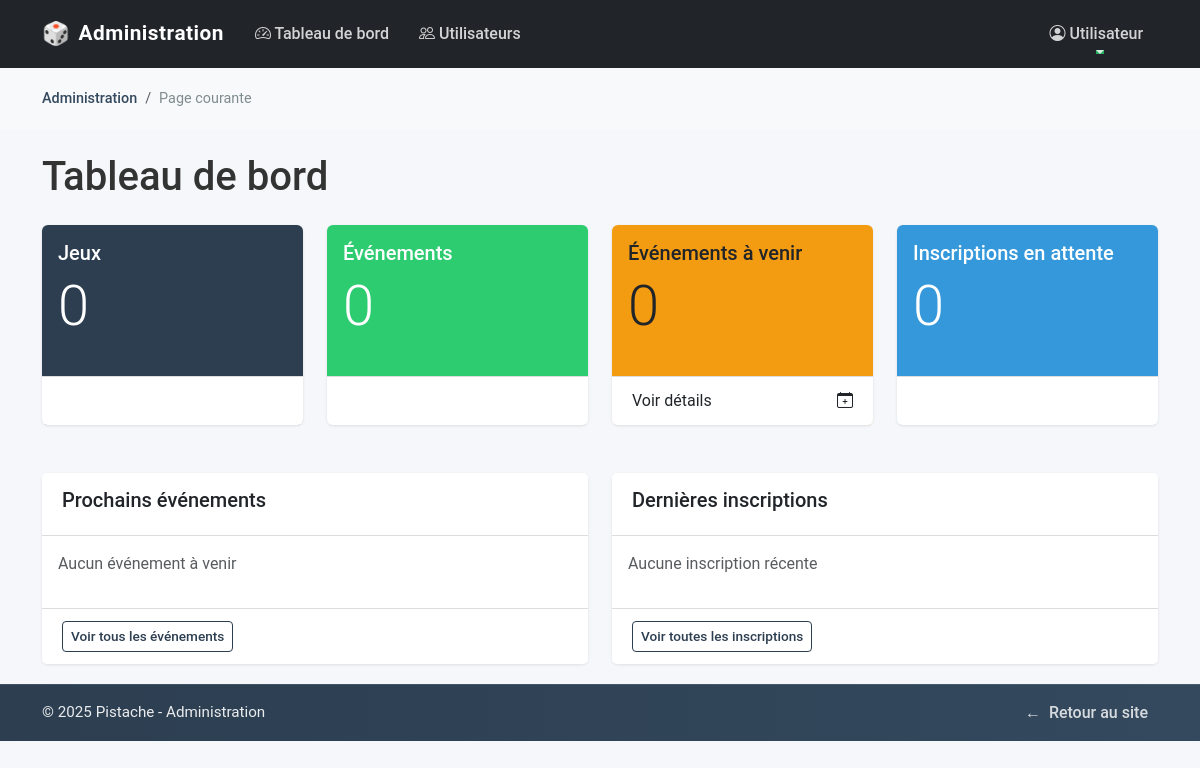
Page /admin/index.php on the earlier database version.
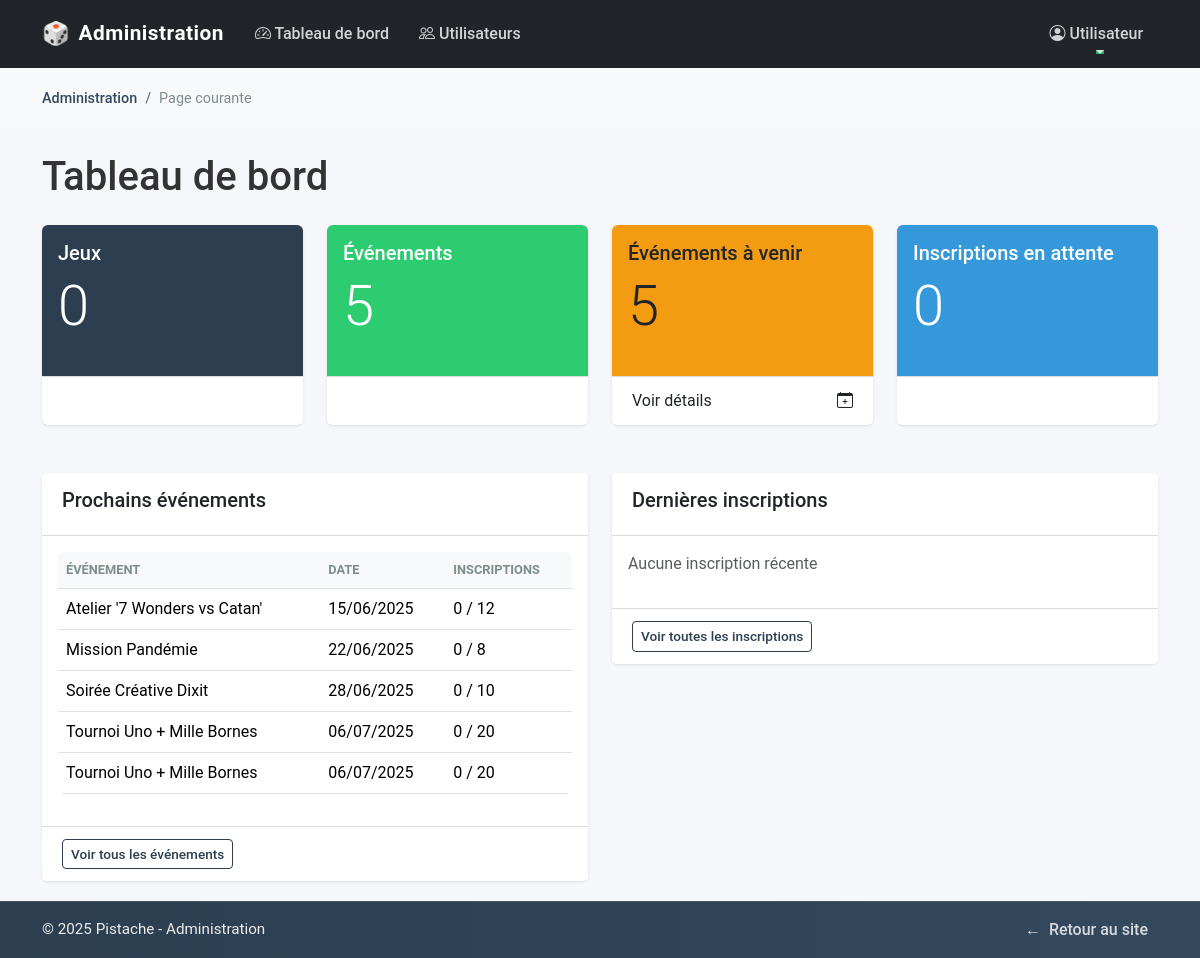
Same page on the later database version.
### tables this page shows
CREATE TABLE evenement(
    id_evenement INT NOT NULL AUTO_INCREMENT,
    titre VARCHAR(100) NOT NULL,
    description TEXT NOT NULL,
    date_debut DATE NOT NULL,
    date_fin DATE NOT NULL,
    capacite_max INT NOT NULL,
    duree_type VARCHAR(50) NOT NULL,
    CONSTRAINT PK_EVENT PRIMARY KEY (id_evenement)
);

### admin/index.php (the view, shortened to what this page needs)
<?php
try {
    $pdo = connexionBDD();
    $stmt = $pdo->query("SELECT COUNT(*) FROM jeux");
    $nbJeux = $stmt->fetchColumn();
    $stmt = $pdo->query("SELECT COUNT(*) FROM evenement");
    $nbEvenements = $stmt->fetchColumn();
    $stmt = $pdo->query("SELECT COUNT(*) FROM evenement WHERE date_debut >= CURDATE()");
    $nbEvenementsAVenir = $stmt->fetchColumn();
    $stmt = $pdo->query("SELECT COUNT(*) FROM inscription WHERE status = 'en attente'");
    $nbInscriptionsEnAttente = $stmt->fetchColumn();
    $stmt = $pdo->query("SELECT id_evenement, titre, date_debut, date_fin, capacite_max FROM evenement
                        WHERE date_debut >= CURDATE()
                        ORDER BY date_debut ASC LIMIT 5");
    $prochainsEvenements = $stmt->fetchAll(PDO::FETCH_ASSOC);
    $stmt = $pdo->query("SELECT i.id_inscription, i.date_inscription, i.status,
                           u.nom, u.prenom, e.titre
                        FROM inscription i
                        JOIN utilisateur u ON i.id_utilisateur = u.id_utilisateur
                        JOIN evenement e ON i.id_evenement = e.id_evenement
                        ORDER BY i.date_inscription DESC LIMIT 5");
    $dernieresInscriptions = $stmt->fetchAll(PDO::FETCH_ASSOC);
} catch (PDOException $e) {
    $message = "Erreur: " . $e->getMessage();
}
include_once 'includes/admin-header.php';
?>
<div class="container mt-4">
    <h1>Tableau de bord</h1>
    <div class="row mt-4">
        <div class="col-md-3 mb-4">
            <div class="card bg-primary text-white h-100">
                <div class="card-body">
                    <h5 class="card-title">Jeux</h5>
                    <p class="card-text display-4"><?php echo $nbJeux; ?></p>
                </div>
                <div class="card-footer d-flex">
                    <a href="jeux/liste.php" class="text-white text-decoration-none">Voir détails</a>
                    <span class="ms-auto">
                        <i class="bi bi-dice-6"></i>
                    </span>
                </div>
            </div>
        </div>
        <div class="col-md-3 mb-4">
            <div class="card bg-success text-white h-100">
                <div class="card-body">
                    <h5 class="card-title">Événements</h5>
                    <p class="card-text display-4"><?php echo $nbEvenements; ?></p>
                </div>
                <div class="card-footer d-flex">
                    <a href="evenements/liste.php" class="text-white text-decoration-none">Voir détails</a>
                    <span class="ms-auto">
                        <i class="bi bi-calendar-event"></i>
                    </span>
                </div>
            </div>
        </div>
        <div class="col-md-3 mb-4">
            <div class="card bg-warning text-dark h-100">
                <div class="card-body">
                    <h5 class="card-title">Événements à venir</h5>
                    <p class="card-text display-4"><?php echo $nbEvenementsAVenir; ?></p>
                </div>
                <div class="card-footer d-flex">
                    <a href="evenements/liste.php" class="text-dark text-decoration-none">Voir détails</a>
                    <span class="ms-auto">
                        <i class="bi bi-calendar-plus"></i>
                    </span>
                </div>
            </div>
        </div>
        <div class="col-md-3 mb-4">
            <div class="card bg-info text-white h-100">
                <div class="card-body">
                    <h5 class="card-title">Inscriptions en attente</h5>
                    <p class="card-text display-4"><?php echo $nbInscriptionsEnAttente; ?></p>
                </div>
                <div class="card-footer d-flex">
                    <a href="inscriptions/liste.php" class="text-white text-decoration-none">Voir détails</a>
                    <span class="ms-auto">
                        <i class="bi bi-people"></i>
                    </span>
                </div>
            </div>
        </div>
    </div>
    <div class="row mt-4">
        <div class="col-md-6">
            <div class="card">
                <div class="card-header">
                    <h5>Prochains événements</h5>
                </div>
                <div class="card-body">
                    <?php if (empty($prochainsEvenements)): ?>
                        <p class="text-muted">Aucun événement à venir</p>
                    <?php else: ?>
                        <table class="table">
                            <thead>
                                <tr>
                                    <th>Événement</th>
                                    <th>Date</th>
                                    <th>Inscriptions</th>
                                </tr>
                            </thead>
                            <tbody>
                                <?php foreach ($prochainsEvenements as $evenement): ?>
                                    <tr>
                                        <td><?php echo htmlspecialchars($evenement['titre']); ?></td>
                                        <td>
                                            <?php
                                                echo date('d/m/Y', strtotime($evenement['date_debut']));
                                            ?>
                                        </td>
                                        <td>
                                            <?php echo $evenement['nb_inscrits']; ?> / <?php echo $evenement['capacite_max']; ?>
                                        </td>
                                    </tr>
                                <?php endforeach; ?>
                            </tbody>
                        </table>
                    <?php endif; ?>
                </div>
                <div class="card-footer">
                    <a href="evenements/liste.php" class="btn btn-sm btn-outline-primary">Voir tous les événements</a>
                </div>
            </div>
        </div>
        <div class="col-md-6">
            <div class="card">
                <div class="card-header">
                    <h5>Dernières inscriptions</h5>
                </div>
                <div class="card-body">
                    <?php if (empty($dernieresInscriptions)): ?>
                        <p class="text-muted">Aucune inscription récente</p>
                    <?php endif; ?>
                </div>
                <div class="card-footer">
                    <a href="inscriptions/liste.php" class="btn btn-sm btn-outline-primary">Voir toutes les inscriptions</a>
                </div>
            </div>
        </div>
    </div>
</div>
<?php include_once 'includes/admin-footer.php'; ?>

### admin/includes/admin-header.php (shortened to what this page needs)
<!DOCTYPE html>
<html lang="fr">
<head>
    <link href="https://cdn.jsdelivr.net/npm/bootstrap@5.3.2/dist/css/bootstrap.min.css" rel="stylesheet">
    <link rel="stylesheet" href="https://cdn.jsdelivr.net/npm/bootstrap-icons@1.11.1/font/bootstrap-icons.css">
    <link rel="stylesheet" href="../../assets/css/admin.css">
</head>
<body>
<nav class="navbar navbar-expand-lg navbar-dark bg-dark">
    <div class="container">
        <a class="navbar-brand" href="#">
            Administration
        </a>
        <div class="collapse navbar-collapse" id="navbarAdmin">
            <ul class="navbar-nav me-auto mb-2 mb-lg-0">
                <li class="nav-item">
                    <a class="nav-link" href="#"><i class="bi bi-speedometer2"></i> Tableau de bord</a>
                </li>
                <li class="nav-item">
                    <a class="nav-link" href="#"><i class="bi bi-people"></i> Utilisateurs</a>
                </li>
            </ul>
            <div class="navbar-nav">
                <div class="nav-item dropdown">
                    <a class="nav-link dropdown-toggle" href="#" id="userDropdown" role="button" data-bs-toggle="dropdown" aria-expanded="false">
                        <i class="bi bi-person-circle"></i> Utilisateur
                    </a>
                </div>
            </div>
        </div>
    </div>
</nav>
<div class="bg-light">
    <div class="container py-2">
        <nav aria-label="breadcrumb">
            <ol class="breadcrumb mb-0">
                <li class="breadcrumb-item"><a href="#">Administration</a></li>
                <li class="breadcrumb-item active" aria-current="page">Page courante</li>
            </ol>
        </nav>
    </div>
</div>

### admin/includes/admin-footer.php (shortened to what this page needs)
<footer class="footer mt-auto py-3 bg-dark text-white">
    <div class="container text-center">
        <div class="row">
            <div class="col-md-6 text-md-start">
                <p class="mb-0">&copy; <?php echo date('Y'); ?> Pistache - Administration</p>
            </div>
            <div class="col-md-6 text-md-end">
                <a href="../../index.php" class="text-white text-decoration-none">Retour au site</a>
            </div>
        </div>
    </div>
</footer>
</body>
</html>

### assets/css/admin.css (style rules this page uses)
:root { --admin-primary: #2c3e50; --admin-secondary: #34495e; --admin-accent: #27ae60; --admin-accent-light: #2ecc71; --admin-light: #ecf0f1; --admin-danger: #e74c3c; --admin-warning: #f39c12; --admin-info: #3498db; --admin-success: #2ecc71; --admin-text: #333; --admin-muted: #7f8c8d; --admin-border: #ddd; --admin-hover: #f5f5f5; }
body { font-family: 'Roboto', sans-serif; color: var(--admin-text); background-color: #f5f7fa; }
.navbar-brand { font-weight: 600; color: white !important; }
.navbar-dark .navbar-nav .nav-link { color: rgba(255, 255, 255, 0.8); }
.breadcrumb { margin-bottom: 0; background-color: transparent; padding: 0.75rem 0; }
.breadcrumb-item a { color: var(--admin-secondary); text-decoration: none; }
.breadcrumb-item.active { color: var(--admin-muted); }
.card { border: none; border-radius: 6px; box-shadow: 0 1px 3px rgba(0, 0, 0, 0.1); margin-bottom: 20px; transition: transform 0.2s, box-shadow 0.2s; }
.card-header { background-color: white; border-bottom: 1px solid var(--admin-border); font-weight: 600; padding: 15px 20px; }
.card-footer { background-color: white; border-top: 1px solid var(--admin-border); padding: 12px 20px; }
.bg-primary { background-color: var(--admin-primary) !important; }
.bg-success { background-color: var(--admin-success) !important; }
.bg-info { background-color: var(--admin-info) !important; }
.bg-warning { background-color: var(--admin-warning) !important; }
.table { background-color: white; border-radius: 6px; overflow: hidden; }
.table th { background-color: #f8f9fa; border-top: none; font-weight: 600; text-transform: uppercase; font-size: 0.8rem; color: var(--admin-muted); }
.table td { vertical-align: middle; }
.btn { border-radius: 4px; font-weight: 500; padding: 8px 16px; transition: all 0.2s; }
.btn-sm { padding: 4px 8px; font-size: 0.85rem; }
.btn-outline-primary { color: var(--admin-primary); border-color: var(--admin-primary); }
.footer { background-color: var(--admin-primary); color: white; padding: 20px 0; margin-top: 40px; }
.footer a { color: white; opacity: 0.8; transition: opacity 0.2s; }
.navbar-dark { padding: 12px 0; transition: padding 0.3s; }
.navbar-brand { display: flex; align-items: center; font-size: 1.3rem; letter-spacing: 0.5px; transition: all 0.3s; }
.navbar-brand::before { content: "🎲"; margin-right: 8px; font-size: 1.4rem; }
.navbar-dark .navbar-nav .nav-link { position: relative; padding: 8px 15px; font-weight: 500; transition: all 0.3s; }
.navbar-dark .navbar-nav .nav-link::after { content: ''; position: absolute; bottom: 0; left: 50%; width: 0; height: 2px; background-color: var(--admin-accent); transition: all 0.3s; transform: translateX(-50%); }
.breadcrumb { font-size: 0.9rem; }
.breadcrumb-item a { position: relative; font-weight: 500; }
.breadcrumb-item a::after { content: ''; position: absolute; left: 0; bottom: -2px; width: 0; height: 1px; background-color: var(--admin-accent); transition: width 0.3s; }
.footer { border-top: 1px solid rgba(255, 255, 255, 0.1); padding: 25px 0; background: linear-gradient(to right, var(--admin-primary), var(--admin-secondary)); }
.footer .container { position: relative; }
.footer p { font-size: 0.95rem; opacity: 0.9; margin-bottom: 0; }
.footer a { position: relative; font-weight: 500; padding: 5px 10px; border-radius: 4px; transition: all 0.3s; }
.footer a::before { content: '←'; margin-right: 8px; transition: transform 0.3s; }
.navbar-dark { animation: slideInDown 0.5s forwards; }
.footer { animation: slideInUp 0.5s forwards; }

Differences in the rows shown:
added evenement: titre "Atelier '7 Wonders vs Catan'", date_debut "15/06/2025", nb_inscrits "0", capacite_max "12"
added evenement: titre "Mission Pandémie", date_debut "22/06/2025", nb_inscrits "0", capacite_max "8"
added evenement: titre "Soirée Créative Dixit", date_debut "28/06/2025", nb_inscrits "0", capacite_max "10"
added evenement: titre "Tournoi Uno + Mille Bornes", date_debut "06/07/2025", nb_inscrits "0", capacite_max "20"
Other differences:
$nbEvenements: "0" → "5"
$nbEvenementsAVenir: "0" → "5"
text no longer shown: "Aucun événement à venir"
text now shown: "ÉVÉNEMENT DATE INSCRIPTIONS"
